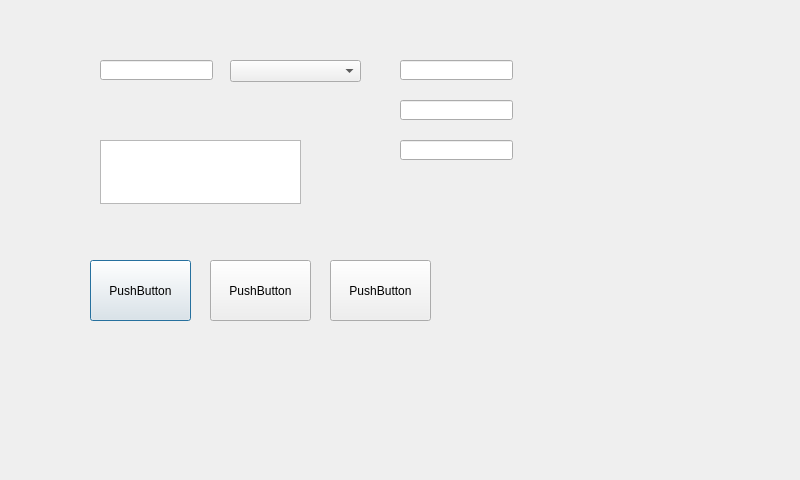
<?xml version="1.0" encoding="UTF-8"?>
<ui version="4.0">
 <class>Dialog</class>
 <widget class="QDialog" name="Dialog">
  <property name="geometry">
   <rect>
    <x>0</x>
    <y>0</y>
    <width>800</width>
    <height>480</height>
   </rect>
  </property>
  <property name="windowTitle">
   <string>Dialog</string>
  </property>
  <widget class="QLineEdit" name="lineEdit">
   <property name="geometry">
    <rect>
     <x>100</x>
     <y>60</y>
     <width>113</width>
     <height>20</height>
    </rect>
   </property>
  </widget>
  <widget class="QTextEdit" name="textEdit">
   <property name="geometry">
    <rect>
     <x>100</x>
     <y>140</y>
     <width>201</width>
     <height>64</height>
    </rect>
   </property>
  </widget>
  <widget class="QPushButton" name="pushButton">
   <property name="geometry">
    <rect>
     <x>90</x>
     <y>260</y>
     <width>101</width>
     <height>61</height>
    </rect>
   </property>
   <property name="text">
    <string>PushButton</string>
   </property>
  </widget>
  <widget class="QPushButton" name="pushButton_2">
   <property name="geometry">
    <rect>
     <x>210</x>
     <y>260</y>
     <width>101</width>
     <height>61</height>
    </rect>
   </property>
   <property name="text">
    <string>PushButton</string>
   </property>
  </widget>
  <widget class="QPushButton" name="pushButton_3">
   <property name="geometry">
    <rect>
     <x>330</x>
     <y>260</y>
     <width>101</width>
     <height>61</height>
    </rect>
   </property>
   <property name="text">
    <string>PushButton</string>
   </property>
  </widget>
  <widget class="QLineEdit" name="lineEdit_2">
   <property name="geometry">
    <rect>
     <x>400</x>
     <y>60</y>
     <width>113</width>
     <height>20</height>
    </rect>
   </property>
  </widget>
  <widget class="QLineEdit" name="lineEdit_3">
   <property name="geometry">
    <rect>
     <x>400</x>
     <y>100</y>
     <width>113</width>
     <height>20</height>
    </rect>
   </property>
  </widget>
  <widget class="QLineEdit" name="lineEdit_4">
   <property name="geometry">
    <rect>
     <x>400</x>
     <y>140</y>
     <width>113</width>
     <height>20</height>
    </rect>
   </property>
  </widget>
  <widget class="QComboBox" name="comboBox">
   <property name="geometry">
    <rect>
     <x>230</x>
     <y>60</y>
     <width>131</width>
     <height>22</height>
    </rect>
   </property>
  </widget>
 </widget>
 <layoutdefault spacing="6" margin="11"/>
 <resources/>
 <connections/>
</ui>
